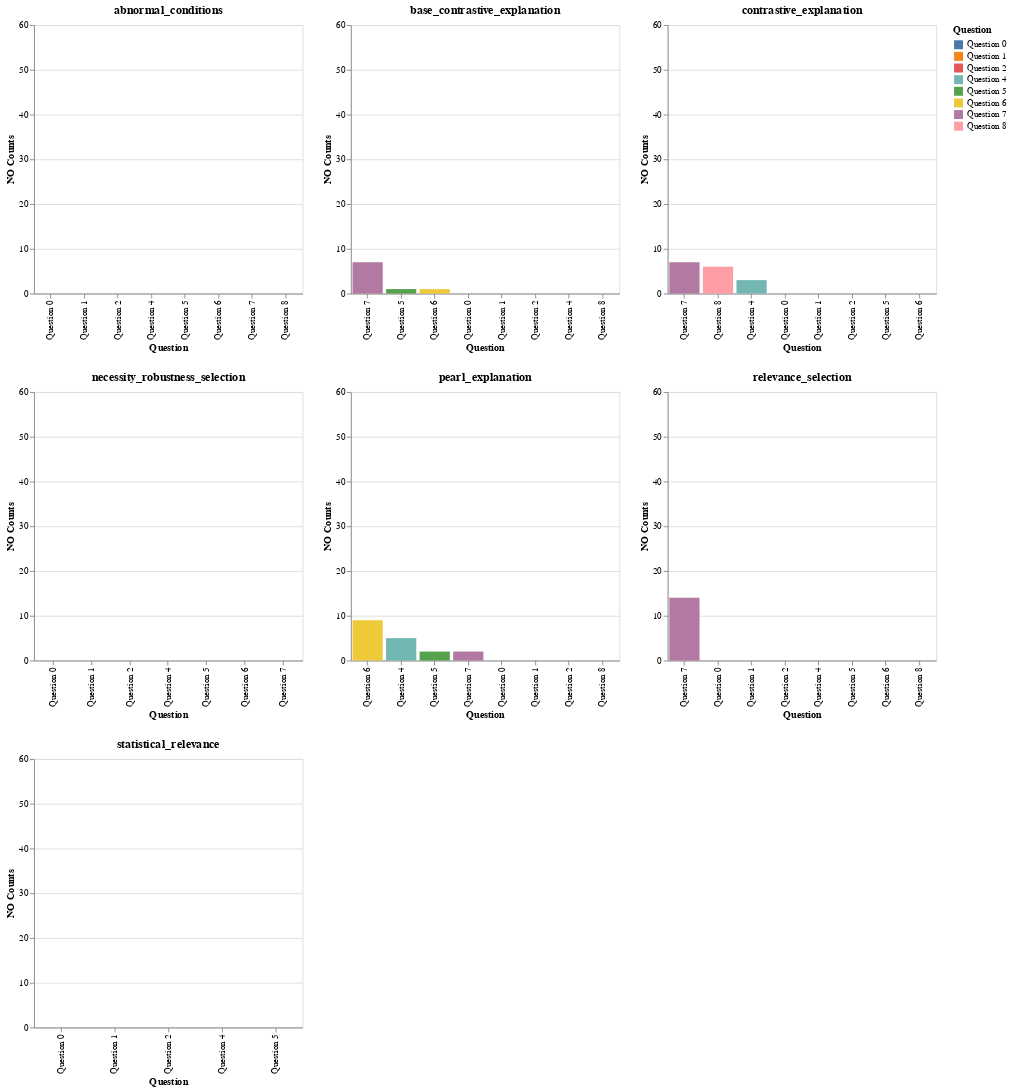

Notebook code for this chart:
### Markdown cell above
# Old analysis functions (might not work with the new code above)

### Code cell
num_questions_per_strategy = {
    'relevance_selection': 8,
    'abnormal_conditions': 9,
    'pearl_explanation': 8,
    'necessity_robustness_selection': 7,
    'contrastive_explanation': 9,
    'base_contrastive_explanation': 8,
    'statistical_relevance': 5
}

# Initialize an empty dictionary to hold the counts for each question
question_counts = {i: [] for i in range(9)}

# Populate the question_counts dictionary
for counts in no_counts_df['no_counts']:
    for i in range(9):
        question_counts[i].append(counts.get(i, 0))

# Create a DataFrame for the long format
long_format_data = []

for question, counts in question_counts.items():
    for i, count in enumerate(counts):
        long_format_data.append({
            'Strategy': no_counts_df['strategy'][i],
            'Question': f'Question {question}',
            'NO Counts': count
        })

long_format_df = pd.DataFrame(long_format_data)

# Remove Question 4
long_format_df = long_format_df[long_format_df['Question'] != 'Question 3']

# Create individual bar charts for each strategy with dynamic x-axis
charts = []
for strategy in long_format_df['Strategy'].unique():
    if strategy == "chain_of_thought":
        continue
    num_questions = num_questions_per_strategy[strategy]
    strategy_df = long_format_df[(long_format_df['Strategy'] == strategy) &
                                 (long_format_df['Question'].apply(lambda x: int(x.split()[-1]) <= num_questions))]
    
    chart = alt.Chart(strategy_df).mark_bar().encode(
        x=alt.X('Question', sort='-y'),
        y=alt.Y('NO Counts', scale=alt.Scale(domain=[0, 60])),
        color='Question',
        tooltip=['Question', 'NO Counts']
    ).properties(
        title=strategy,
        width=300,
        height=300
    )
    charts.append(chart)

# Arrange charts in a grid of 2 columns
rows = []
for i in range(0, len(charts), 3):
    row = alt.hconcat(*charts[i:i+3])
    rows.append(row)

combined_chart = alt.vconcat(*rows)

combined_chart.show()

### Figure 1 — Vega-Lite specification as saved in the notebook (floating-point values rounded to 4 significant figures)
{"config": {"view": {"continuousWidth": 300, "continuousHeight": 300}}, "vconcat": [{"hconcat": [{"data": {"name": "data-93925551ac25ec68963d6ee8a4fe2939"}, "mark": {"type": "bar"}, "encoding": {"color": {"field": "Question", "type": "nominal"}, "tooltip": [{"field": "Question", "type": "nominal"}, {"field": "NO Counts", "type": "quantitative"}], "x": {"field": "Question", "sort": "-y", "type": "nominal"}, "y": {"field": "NO Counts", "scale": {"domain": [0, 60]}, "type": "quantitative"}}, "height": 300, "title": "abnormal_conditions", "width": 300}, {"data": {"name": "data-43cc53b366398fc74843bb556b469260"}, "mark": {"type": "bar"}, "encoding": {"color": {"field": "Question", "type": "nominal"}, "tooltip": [{"field": "Question", "type": "nominal"}, {"field": "NO Counts", "type": "quantitative"}], "x": {"field": "Question", "sort": "-y", "type": "nominal"}, "y": {"field": "NO Counts", "scale": {"domain": [0, 60]}, "type": "quantitative"}}, "height": 300, "title": "base_contrastive_explanation", "width": 300}, {"data": {"name": "data-ad1df9f3f5f8e958482cc21084a41814"}, "mark": {"type": "bar"}, "encoding": {"color": {"field": "Question", "type": "nominal"}, "tooltip": [{"field": "Question", "type": "nominal"}, {"field": "NO Counts", "type": "quantitative"}], "x": {"field": "Question", "sort": "-y", "type": "nominal"}, "y": {"field": "NO Counts", "scale": {"domain": [0, 60]}, "type": "quantitative"}}, "height": 300, "title": "contrastive_explanation", "width": 300}]}, {"hconcat": [{"data": {"name": "data-df3db80384aad2141d01d3c947592daa"}, "mark": {"type": "bar"}, "encoding": {"color": {"field": "Question", "type": "nominal"}, "tooltip": [{"field": "Question", "type": "nominal"}, {"field": "NO Counts", "type": "quantitative"}], "x": {"field": "Question", "sort": "-y", "type": "nominal"}, "y": {"field": "NO Counts", "scale": {"domain": [0, 60]}, "type": "quantitative"}}, "height": 300, "title": "necessity_robustness_selection", "width": 300}, {"data": {"name": "data-4fb8986cdb24afe0e94186fca7c92b73"}, "mark": {"type": "bar"}, "encoding": {"color": {"field": "Question", "type": "nominal"}, "tooltip": [{"field": "Question", "type": "nominal"}, {"field": "NO Counts", "type": "quantitative"}], "x": {"field": "Question", "sort": "-y", "type": "nominal"}, "y": {"field": "NO Counts", "scale": {"domain": [0, 60]}, "type": "quantitative"}}, "height": 300, "title": "pearl_explanation", "width": 300}, {"data": {"name": "data-f6e43ba2ba4ff77179a1b4b6f106dddc"}, "mark": {"type": "bar"}, "encoding": {"color": {"field": "Question", "type": "nominal"}, "tooltip": [{"field": "Question", "type": "nominal"}, {"field": "NO Counts", "type": "quantitative"}], "x": {"field": "Question", "sort": "-y", "type": "nominal"}, "y": {"field": "NO Counts", "scale": {"domain": [0, 60]}, "type": "quantitative"}}, "height": 300, "title": "relevance_selection", "width": 300}]}, {"hconcat": [{"mark": {"type": "bar"}, "encoding": {"color": {"field": "Question", "type": "nominal"}, "tooltip": [{"field": "Question", "type": "nominal"}, {"field": "NO Counts", "type": "quantitative"}], "x": {"field": "Question", "sort": "-y", "type": "nominal"}, "y": {"field": "NO Counts", "scale": {"domain": [0, 60]}, "type": "quantitative"}}, "height": 300, "title": "statistical_relevance", "width": 300}], "data": {"name": "data-828618fa969127bdefee2886445d4f7b"}}], "$schema": "https://vega.github.io/schema/vega-lite/v5.17.0.json", "datasets": {"data-93925551ac25ec68963d6ee8a4fe2939": [{"Strategy": "abnormal_conditions", "Question": "Question 0", "NO Counts": 0}, {"Strategy": "abnormal_conditions", "Question": "Question 1", "NO Counts": 0}, {"Strategy": "abnormal_conditions", "Question": "Question 2", "NO Counts": 0}, {"Strategy": "abnormal_conditions", "Question": "Question 4", "NO Counts": 0}, {"Strategy": "abnormal_conditions", "Question": "Question 5", "NO Counts": 0}, {"Strategy": "abnormal_conditions", "Question": "Question 6", "NO Counts": 0}, {"Strategy": "abnormal_conditions", "Question": "Question 7", "NO Counts": 0}, {"Strategy": "abnormal_conditions", "Question": "Question 8", "NO Counts": 0}], "data-43cc53b366398fc74843bb556b469260": [{"Strategy": "base_contrastive_explanation", "Question": "Question 0", "NO Counts": 0}, {"Strategy": "base_contrastive_explanation", "Question": "Question 1", "NO Counts": 0}, {"Strategy": "base_contrastive_explanation", "Question": "Question 2", "NO Counts": 0}, {"Strategy": "base_contrastive_explanation", "Question": "Question 4", "NO Counts": 0}, {"Strategy": "base_contrastive_explanation", "Question": "Question 5", "NO Counts": 1}, {"Strategy": "base_contrastive_explanation", "Question": "Question 6", "NO Counts": 1}, {"Strategy": "base_contrastive_explanation", "Question": "Question 7", "NO Counts": 7}, {"Strategy": "base_contrastive_explanation", "Question": "Question 8", "NO Counts": 0}], "data-ad1df9f3f5f8e958482cc21084a41814": [{"Strategy": "contrastive_explanation", "Question": "Question 0", "NO Counts": 0}, {"Strategy": "contrastive_explanation", "Question": "Question 1", "NO Counts": 0}, {"Strategy": "contrastive_explanation", "Question": "Question 2", "NO Counts": 0}, {"Strategy": "contrastive_explanation", "Question": "Question 4", "NO Counts": 3}, {"Strategy": "contrastive_explanation", "Question": "Question 5", "NO Counts": 0}, {"Strategy": "contrastive_explanation", "Question": "Question 6", "NO Counts": 0}, {"Strategy": "contrastive_explanation", "Question": "Question 7", "NO Counts": 7}, {"Strategy": "contrastive_explanation", "Question": "Question 8", "NO Counts": 6}], "data-df3db80384aad2141d01d3c947592daa": [{"Strategy": "necessity_robustness_selection", "Question": "Question 0", "NO Counts": 0}, {"Strategy": "necessity_robustness_selection", "Question": "Question 1", "NO Counts": 0}, {"Strategy": "necessity_robustness_selection", "Question": "Question 2", "NO Counts": 0}, {"Strategy": "necessity_robustness_selection", "Question": "Question 4", "NO Counts": 0}, {"Strategy": "necessity_robustness_selection", "Question": "Question 5", "NO Counts": 0}, {"Strategy": "necessity_robustness_selection", "Question": "Question 6", "NO Counts": 0}, {"Strategy": "necessity_robustness_selection", "Question": "Question 7", "NO Counts": 0}], "data-4fb8986cdb24afe0e94186fca7c92b73": [{"Strategy": "pearl_explanation", "Question": "Question 0", "NO Counts": 0}, {"Strategy": "pearl_explanation", "Question": "Question 1", "NO Counts": 0}, {"Strategy": "pearl_explanation", "Question": "Question 2", "NO Counts": 0}, {"Strategy": "pearl_explanation", "Question": "Question 4", "NO Counts": 5}, {"Strategy": "pearl_explanation", "Question": "Question 5", "NO Counts": 2}, {"Strategy": "pearl_explanation", "Question": "Question 6", "NO Counts": 9}, {"Strategy": "pearl_explanation", "Question": "Question 7", "NO Counts": 2}, {"Strategy": "pearl_explanation", "Question": "Question 8", "NO Counts": 0}], "data-f6e43ba2ba4ff77179a1b4b6f106dddc": [{"Strategy": "relevance_selection", "Question": "Question 0", "NO Counts": 0}, {"Strategy": "relevance_selection", "Question": "Question 1", "NO Counts": 0}, {"Strategy": "relevance_selection", "Question": "Question 2", "NO Counts": 0}, {"Strategy": "relevance_selection", "Question": "Question 4", "NO Counts": 0}, {"Strategy": "relevance_selection", "Question": "Question 5", "NO Counts": 0}, {"Strategy": "relevance_selection", "Question": "Question 6", "NO Counts": 0}, {"Strategy": "relevance_selection", "Question": "Question 7", "NO Counts": 14}, {"Strategy": "relevance_selection", "Question": "Question 8", "NO Counts": 0}], "data-828618fa969127bdefee2886445d4f7b": [{"Strategy": "statistical_relevance", "Question": "Question 0", "NO Counts": 0}, {"Strategy": "statistical_relevance", "Question": "Question 1", "NO Counts": 0}, {"Strategy": "statistical_relevance", "Question": "Question 2", "NO Counts": 0}, {"Strategy": "statistical_relevance", "Question": "Question 4", "NO Counts": 0}, {"Strategy": "statistical_relevance", "Question": "Question 5", "NO Counts": 0}]}}
